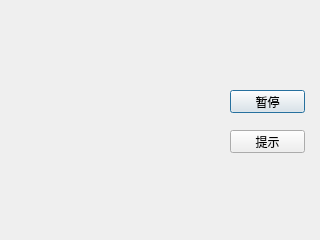
<?xml version="1.0" encoding="UTF-8"?>
<ui version="4.0">
 <class>Dialog</class>
 <widget class="QDialog" name="Dialog">
  <property name="geometry">
   <rect>
    <x>0</x>
    <y>0</y>
    <width>320</width>
    <height>240</height>
   </rect>
  </property>
  <property name="windowTitle">
   <string>Dialog</string>
  </property>
  <property name="styleSheet">
   <string notr="true">background-image: url(:/new/prefix1/drawable/background1.png);</string>
  </property>
  <widget class="QPushButton" name="pushButton">
   <property name="geometry">
    <rect>
     <x>230</x>
     <y>90</y>
     <width>75</width>
     <height>23</height>
    </rect>
   </property>
   <property name="text">
    <string>暂停</string>
   </property>
  </widget>
  <widget class="QPushButton" name="pushButton_2">
   <property name="geometry">
    <rect>
     <x>230</x>
     <y>130</y>
     <width>75</width>
     <height>23</height>
    </rect>
   </property>
   <property name="text">
    <string>提示</string>
   </property>
  </widget>
 </widget>
 <resources/>
 <connections/>
</ui>
